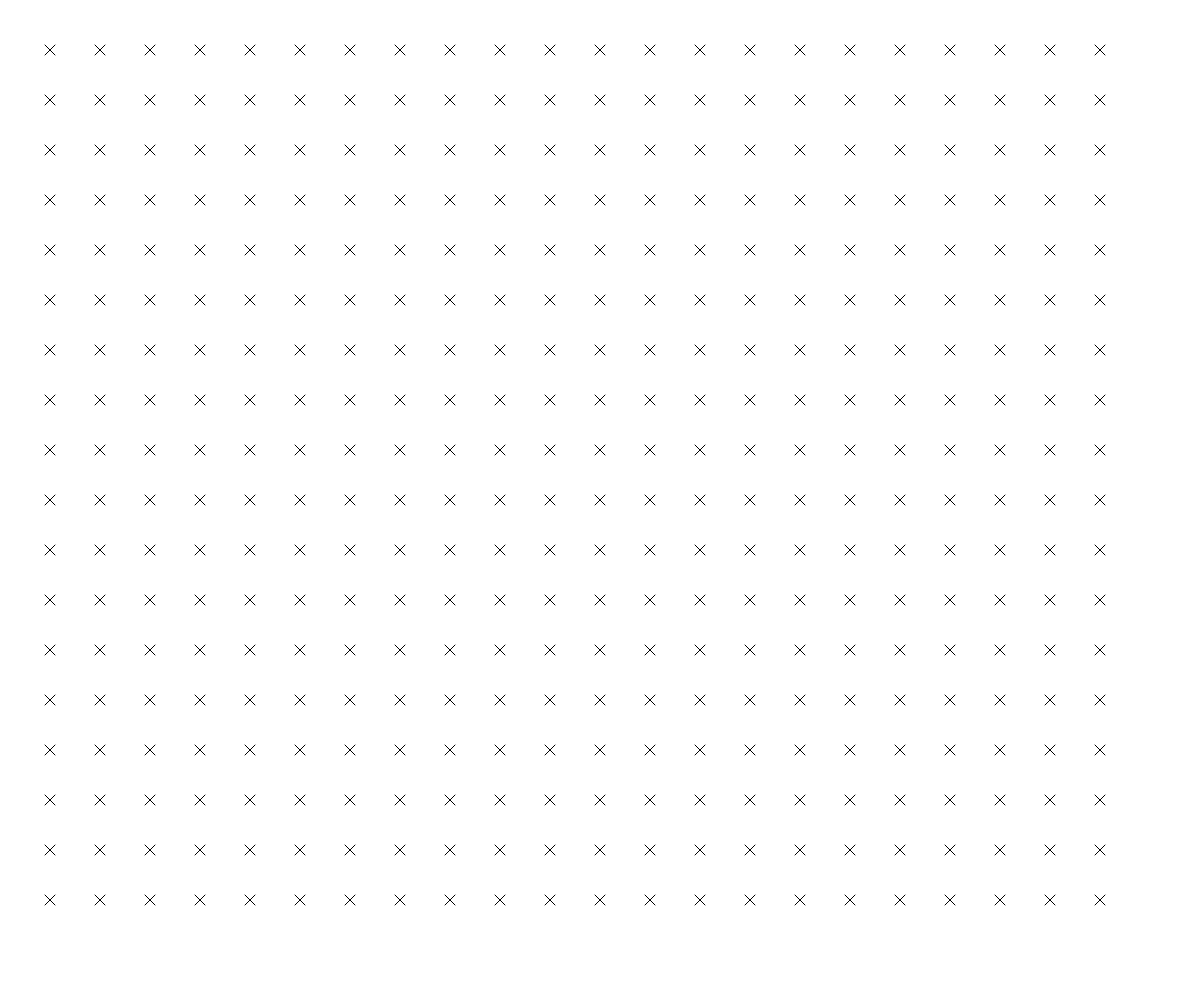
Frame 1 (no input)
Frame 60 (no input): identical to frame 1, image omitted
Frame 120 (the mouse pressed at the canvas centre since frame 60): identical to frame 1, image omitted

The p5.js sketch that drew this single still picture (run headless with seeded random() and noise() and a simulated clock; from frame 60 on, the mouse is pressed at the canvas centre):

// p5.js sketch
// ── sketch.js
function setup() {
  createCanvas(windowWidth, windowHeight);
  for (let x = 50; x < width - 50; x += 50) {
    for (let y = 50; y < height - 50; y += 50) {
      line(x - 5, y - 5, x + 5, y + 5);
      line(x + 5, y - 5, x - 5, y + 5);
    }
  }
}

function draw() {}
